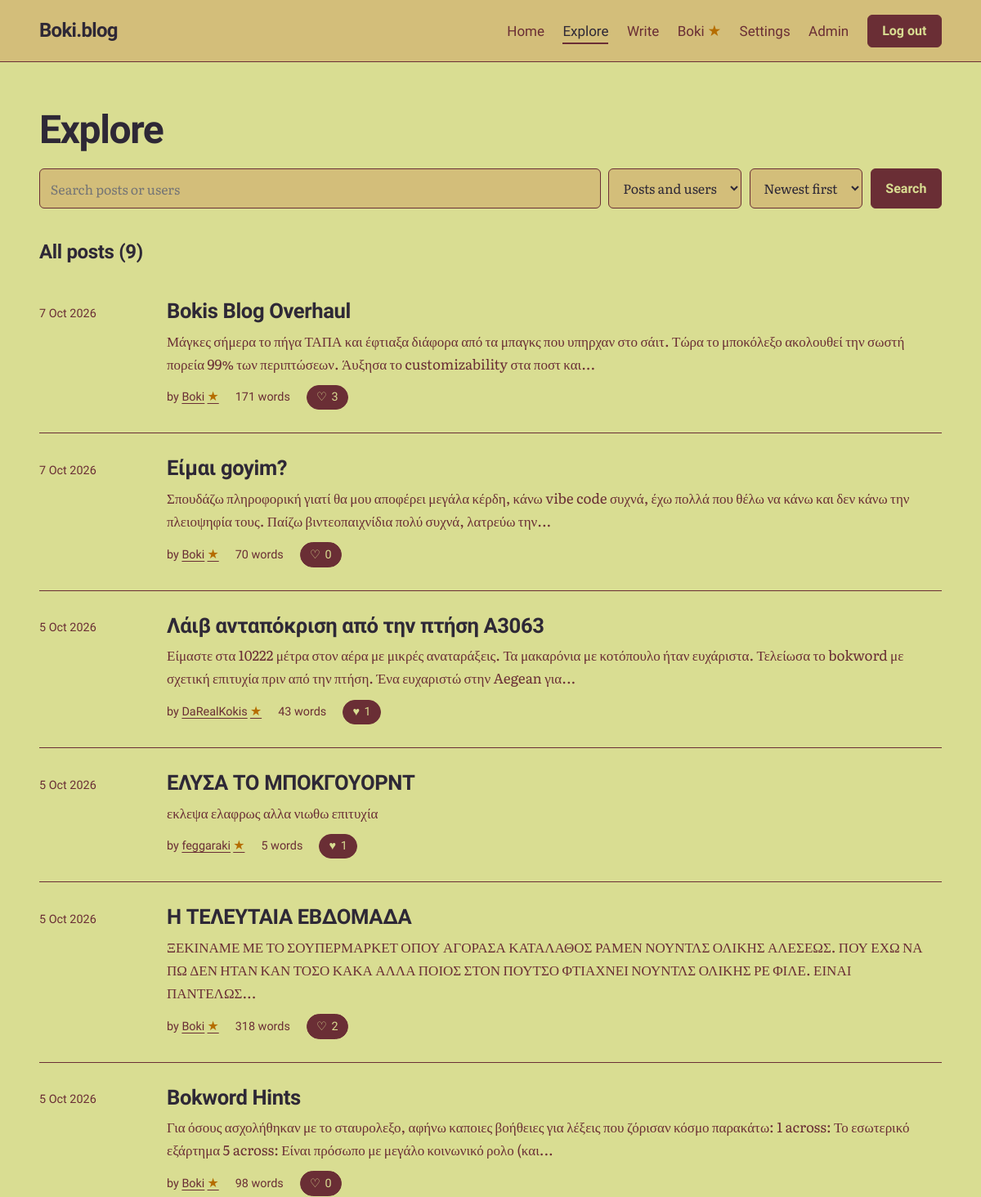
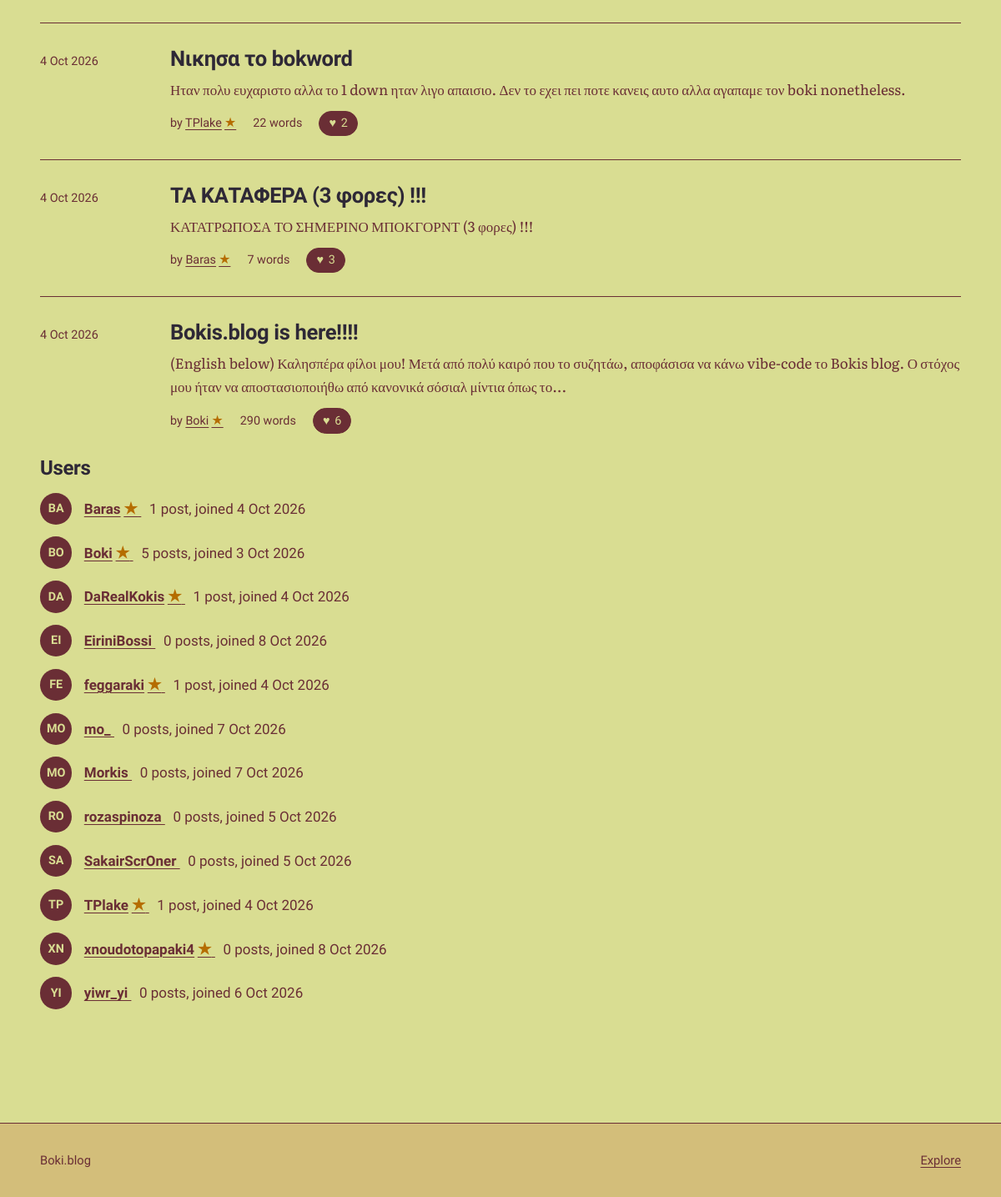
Page /explore (signed in) on the committed database (2 pictures, top to bottom).
### tables this page shows
CREATE TABLE users (
    id            INTEGER PRIMARY KEY,
    username      TEXT NOT NULL UNIQUE COLLATE NOCASE,
    password_hash TEXT NOT NULL,
    is_admin      INTEGER NOT NULL DEFAULT 0,
    created_at    TEXT NOT NULL DEFAULT (datetime('now')),
    bio           TEXT NOT NULL DEFAULT '',
    avatar        TEXT,
    profile_bg    TEXT NOT NULL DEFAULT '#D9DD92',
    profile_text  TEXT NOT NULL DEFAULT '#2E2836'
, avatar_position_x INTEGER NOT NULL DEFAULT 50, avatar_position_y INTEGER NOT NULL DEFAULT 50, bokword_victories INTEGER NOT NULL DEFAULT 0, boknections_victories INTEGER NOT NULL DEFAULT 0);

CREATE TABLE posts (
    id         INTEGER PRIMARY KEY,
    user_id    INTEGER NOT NULL REFERENCES users(id) ON DELETE CASCADE,
    title      TEXT NOT NULL,
    body       TEXT NOT NULL,
    created_at TEXT NOT NULL DEFAULT (datetime('now')),
    updated_at TEXT,
    image      TEXT,
    text_color TEXT NOT NULL DEFAULT '#2E2836',
    title_color TEXT NOT NULL DEFAULT '#2E2836',
    background_color TEXT NOT NULL DEFAULT '#D9DD92'
, accent_color TEXT NOT NULL DEFAULT '#6A2E35', surface_color TEXT NOT NULL DEFAULT '#D3BE7A', button_text_color TEXT NOT NULL DEFAULT '#D9DD92');

### app.py (the view)
@app.get("/explore")
def explore():
    q = request.args.get("q", "").strip()[:100]
    kind = request.args.get("type", "all")
    sort = request.args.get("sort", "new")
    if kind not in ("all", "posts", "users"):
        kind = "all"
    if sort not in SORTS:
        sort = "new"
    page = request.args.get("page", 1, type=int)
    users, posts, total, pages = [], [], 0, 1
    if q:
        pattern = like_pattern(q)
        if kind in ("all", "users"):
            users = db().execute(
                """SELECT u.username, u.created_at,
                          EXISTS(
                            SELECT 1 FROM crossword_completions c
                            JOIN crossword_state s ON s.id = 1
                            WHERE c.user_id = u.id AND c.puzzle_version = s.version
                          ) AS crossword_star,
                          (SELECT COUNT(*) FROM posts WHERE user_id = u.id) AS post_count
                   FROM users u WHERE u.username LIKE ? ESCAPE '\\'
                   ORDER BY u.username LIMIT 20""", (pattern,)).fetchall()
        if kind in ("all", "posts"):
            posts, total, page, pages = fetch_posts(
                "(p.title LIKE ? ESCAPE '\\' OR p.body LIKE ? ESCAPE '\\' "
                "OR u.username LIKE ? ESCAPE '\\')",
                (pattern, pattern, pattern), sort, page)
    else:
        if kind in ("all", "users"):
            users = db().execute(
                """SELECT u.username, u.created_at,
                          EXISTS(
                            SELECT 1 FROM crossword_completions c
                            JOIN crossword_state s ON s.id = 1
                            WHERE c.user_id = u.id AND c.puzzle_version = s.version
                          ) AS crossword_star,
                          (SELECT COUNT(*) FROM posts WHERE user_id = u.id) AS post_count
                   FROM users u
                   ORDER BY u.username LIMIT 20""").fetchall()
        if kind in ("all", "posts"):
            posts, total, page, pages = fetch_posts(sort=sort, page=page)
    return render_template("explore.html", q=q, kind=kind, sort=sort, users=users,
                           posts=posts, total=total, page=page, pages=pages)

### app.py (called while the page is built)
def db():
    if "db" not in g:
        g.db = sqlite3.connect(DB_PATH)
        g.db.row_factory = sqlite3.Row
        g.db.execute("PRAGMA foreign_keys = ON")
    return g.db

def get_setting(key):
    row = db().execute("SELECT value FROM settings WHERE key = ?", (key,)).fetchone()
    return row["value"] if row else None

def viewer_id():
    return g.user["id"] if g.user else -1

def boknections_enabled():
    return get_setting("boknections_enabled") == "1"

def flower_usernames():
    if "flower_users" not in g:
        g.flower_users = set()
        if boknections_enabled():
            rows = db().execute(
                "SELECT u.username FROM boknections_progress p "
                "JOIN boknections_state s ON s.id = 1 AND s.version = p.puzzle_version "
                "JOIN users u ON u.id = p.user_id WHERE p.solved = 1").fetchall()
            g.flower_users = {row["username"] for row in rows}
    return g.flower_users

def fetch_posts(where="1 = 1", params=(), sort="new", page=1):
    total = db().execute(
        f"SELECT COUNT(*) {POST_FROM} WHERE {where}", params).fetchone()[0]
    pages = max(1, -(-total // PER_PAGE))
    page = min(max(page, 1), pages)
    rows = db().execute(
        f"SELECT {POST_COLS} {POST_FROM} WHERE {where} "
        f"ORDER BY {SORTS[sort]} LIMIT ? OFFSET ?",
        (viewer_id(), *params, PER_PAGE, (page - 1) * PER_PAGE)).fetchall()
    return rows, total, page, pages

@app.after_request
def security_headers(resp):
    resp.headers["Content-Security-Policy"] = (
        "default-src 'self'; style-src 'self' 'unsafe-inline' https://fonts.googleapis.com; "
        "font-src https://fonts.gstatic.com; img-src 'self' data:; "
        "form-action 'self'; frame-ancestors 'none'; base-uri 'self'")
    resp.headers["X-Content-Type-Options"] = "nosniff"
    resp.headers["Referrer-Policy"] = "same-origin"
    return resp

@app.context_processor
def inject_site():
    return {"site_name": app.config["SITE_NAME"]}

def parse_ts(value):
    return datetime.strptime(value, "%Y-%m-%d %H:%M:%S")

@app.template_filter("date")
def date_filter(value):
    dt = parse_ts(value)
    return f"{dt.day} {dt:%b %Y}"

@app.template_filter("iso")
def iso_filter(value):
    return parse_ts(value).strftime("%Y-%m-%d")

@app.template_filter("wordcount")
def wordcount_filter(text):
    return len(text.split())

### templates/explore.html (shortened to what this page needs)
{% extends "base.html" %}
{% from "_macros.html" import post_row, pager with context %}
{% from "_macros.html" import user_name %}
{% block content %}
<div class="wrap page">
  <h1 class="page-title">Explore</h1>
  <form class="search" method="get" action="{{ url_for('explore') }}" role="search">
    <input id="q" name="q" type="search" value="{{ q }}" placeholder="Search posts or users" maxlength="100" autocomplete="off">
    <select id="type" name="type">
      <option value="all" {% if kind == 'all' %}selected{% endif %}>Posts and users</option>
    </select>
    <select id="sort" name="sort">
      <option value="new" {% if sort == 'new' %}selected{% endif %}>Newest first</option>
    </select>
    <button class="button" type="submit">Search</button>
  </form>
  {% set next = request.full_path.rstrip('?') %}
  {% if q %}
    {% if kind in ('all', 'posts') %}
      <section aria-labelledby="posts-title">
        <h2 class="section-title" id="posts-title">Posts ({{ total }})</h2>
        {% if posts %}
          <ol class="post-list">{% for p in posts %}{{ post_row(p, next) }}{% endfor %}</ol>
          {{ pager('explore', page, pages, {'q': q, 'type': kind, 'sort': sort}) }}
        {% else %}
          <p class="empty">No posts match &ldquo;{{ q }}&rdquo;. Try fewer or different words.</p>
        {% endif %}
      </section>
    {% endif %}
    {% if kind in ('all', 'users') %}
      <section aria-labelledby="users-title">
        <h2 class="section-title" id="users-title">Users</h2>
        {% if users %}
          <ul class="user-list">
            {% for u in users %}
              <li>
                <span class="avatar small" aria-hidden="true">{{ u.username[:2]|upper }}</span>
                <div>
                  <a href="{{ url_for('profile', username=u.username) }}">{{ user_name(u.username, u.crossword_star) }}</a>
                  <span class="muted">{{ u.post_count }} {{ 'post' if u.post_count == 1 else 'posts' }}, joined {{ u.created_at|date }}</span>
                </div>
              </li>
            {% endfor %}
          </ul>
        {% else %}
          <p class="empty">No users match &ldquo;{{ q }}&rdquo;.</p>
        {% endif %}
      </section>
    {% endif %}
  {% else %}
    {% if kind in ('all', 'posts') %}
      <section aria-labelledby="all-title">
        <h2 class="section-title" id="all-title">All posts ({{ total }})</h2>
        {% if posts %}
          <ol class="post-list">{% for p in posts %}{{ post_row(p, next) }}{% endfor %}</ol>
        {% else %}
          <p class="empty">Nothing has been published yet.</p>
        {% endif %}
      </section>
    {% endif %}
    {% if kind in ('all', 'users') %}
      <section aria-labelledby="users-title">
        <h2 class="section-title" id="users-title">Users</h2>
        {% if users %}
          <ul class="user-list">
            {% for u in users %}
              <li>
                <span class="avatar small" aria-hidden="true">{{ u.username[:2]|upper }}</span>
                <div>
                  <a href="{{ url_for('profile', username=u.username) }}">{{ user_name(u.username, u.crossword_star) }}</a>
                  <span class="muted">{{ u.post_count }} {{ 'post' if u.post_count == 1 else 'posts' }}, joined {{ u.created_at|date }}</span>
                </div>
              </li>
            {% endfor %}
          </ul>
        {% else %}
          <p class="empty">No users have joined yet.</p>
        {% endif %}
      </section>
    {% endif %}
  {% endif %}
</div>
{% endblock %}

### templates/_macros.html (shortened to what this page needs)
{% macro like_button(post, next) %}
  {% if g.user %}
    <form class="inline-form" method="post" action="{{ url_for('toggle_like', post_id=post.id) }}">
      <button class="like {% if post.liked %}is-liked{% endif %}" type="submit" aria-pressed="{{ 'true' if post.liked else 'false' }}">
        <span aria-hidden="true">{{ '♥' if post.liked else '♡' }}</span>
        {{ post.like_count }}
      </button>
    </form>
  {% else %}
    <a class="like" href="{{ url_for('login', next=next) }}">
      <span aria-hidden="true">♡</span> {{ post.like_count }}
      <span class="sr">{{ 'like' if post.like_count == 1 else 'likes' }}, log in to like</span>
    </a>
  {% endif %}
{% endmacro %}
{% macro user_name(username, crossword_star=false) %}
  {{ username }}{% if crossword_star %}<span class="achievement-star" role="img" aria-label="Solved the current Weekly Bokword" title="Solved the current Weekly Bokword">★</span>{% endif %}
{% endmacro %}
{% macro post_row(post, next) %}
  <li class="post-item">
    <time datetime="{{ post.created_at|iso }}">{{ post.created_at|date }}</time>
    <div>
      <h3><a href="{{ url_for('post', post_id=post.id) }}">{{ post.title }}</a></h3>
      <p>{{ post.body|excerpt }}</p>
      <ul class="meta">
        <li>by <a href="{{ url_for('profile', username=post.username) }}">{{ user_name(post.username, post.crossword_star) }}</a></li>
        <li>{{ post.body|wordcount }} {{ 'word' if (post.body|wordcount) == 1 else 'words' }}</li>
        <li>{{ like_button(post, next) }}</li>
      </ul>
    </div>
  </li>
{% endmacro %}

### static/style.css (style rules this page uses)
:root { --bg: #D9DD92; --surface: #D3BE7A; --ink: #2E2836; --chrome-ink: var(--ink); --ink-soft: #6A2E35; --line: #6A2E35; --accent: #6A2E35; --accent-ink: #D9DD92; --mark: #D3BE7A; --danger: #6A2E35; --ok: #2E2836; --font-display: "Bricolage Grotesque", "Helvetica Neue", Arial, sans-serif; --font-body: "Literata", Georgia, "Times New Roman", serif; --measure: 38rem; --page: 72rem; --gap: clamp(1.25rem, 4vw, 3rem); }
*, *::before, *::after { box-sizing: border-box; }
html { -webkit-text-size-adjust: 100%; }
body { margin: 0; min-height: 100vh; display: flex; flex-direction: column; background: var(--bg); color: var(--ink); font-family: var(--font-body); font-size: 1.0625rem; line-height: 1.65; }
a { color: var(--accent); text-underline-offset: 0.2em; text-decoration-thickness: 1px; }
h1, h2, h3, h4 { font-family: var(--font-display); line-height: 1.12; letter-spacing: -0.015em; margin: 0; }
.wrap { width: min(100% - 2 * var(--gap), var(--page)); margin-inline: auto; }
.muted { color: var(--ink-soft); }
.inline-form { display: inline; margin: 0; }
.achievement-star { color: #B56D00; font-size: 1.1em; line-height: 1; margin-left: 0.2em; vertical-align: baseline; }
.section-title { font-size: 1.5rem; font-weight: 700; margin-bottom: 1rem; }
.meta { display: flex; flex-wrap: wrap; align-items: center; gap: 0.25rem 1.25rem; margin: 0; padding: 0; list-style: none; font-family: var(--font-display); font-size: 0.9rem; color: var(--ink-soft); }
.like { display: inline-flex; align-items: center; gap: 0.35rem; padding: 0.15rem 0.7rem; border-radius: 999px; border: 1px solid var(--accent); background: var(--accent); color: var(--accent-ink); font: inherit; font-family: var(--font-display); font-size: 0.9rem; cursor: pointer; text-decoration: none; }
.like.is-liked { background: var(--accent); border-color: var(--accent); color: var(--accent-ink); }
.page { padding-block: clamp(2rem, 5vw, 3.5rem) clamp(3rem, 8vw, 6rem); }
.page-title { font-size: clamp(2rem, 5vw, 3rem); font-weight: 800; letter-spacing: -0.03em; margin-bottom: 1.25rem; }
.post-list { list-style: none; margin: 0; padding: 0; }
.post-item { display: grid; grid-template-columns: 8rem minmax(0, 1fr); gap: 0.5rem 1.75rem; padding-block: 1.75rem; border-top: 1px solid var(--line); }
.post-item:first-child { border-top: 0; }
.post-item time { font-family: var(--font-display); font-size: 0.9rem; color: var(--ink-soft); padding-top: 0.35rem; }
.post-item h3 { font-size: 1.6rem; font-weight: 700; margin-bottom: 0.5rem; }
.post-item h3 a { color: var(--ink); text-decoration: none; }
.post-item p { margin: 0 0 0.75rem; color: var(--ink-soft); }
.search { display: flex; flex-wrap: wrap; gap: 0.6rem; margin-bottom: 2.5rem; }
.search input[type="search"] { flex: 1 1 16rem; }
.search select { flex: 0 1 auto; }
.user-list { list-style: none; margin: 0 0 2.5rem; padding: 0; display: grid; gap: 0.9rem; }
.user-list li { display: flex; align-items: center; gap: 0.9rem; font-family: var(--font-display); }
.user-list a { font-weight: 600; margin-right: 0.6rem; }
.avatar { width: 4rem; height: 4rem; flex: none; border-radius: 50%; background: var(--accent); color: var(--accent-ink); display: grid; place-items: center; font-family: var(--font-display); font-weight: 800; font-size: 1.4rem; object-fit: cover; }
.avatar.small { width: 2.4rem; height: 2.4rem; font-size: 0.9rem; }
input[type="text"], input[type="password"], input[type="search"], select, textarea { width: 100%; padding: 0.65rem 0.8rem; border: 1px solid var(--line); border-radius: 6px; background: var(--surface); color: var(--ink); font: inherit; font-size: 1rem; }
select { width: auto; }
.button { display: inline-block; padding: 0.6rem 1.1rem; border: 1px solid var(--accent); border-radius: 6px; background: var(--accent); color: var(--accent-ink); font-family: var(--font-display); font-weight: 600; font-size: 1rem; text-decoration: none; cursor: pointer; }

### rows in the picture
users: username "Boki", username "BO", post_count "5", post_count "posts", created_at "3 Oct 2026"
posts: created_at "7 Oct 2026", title "Bokis Blog Overhaul", body|excerpt "Μάγκες σήμερα το πήγα ΤΑΠΑ και έφτιαξα διάφορα από τα μπαγκς που υπηρχαν στο σάιτ. Τώρα το μποκόλεξο ακολουθεί την σωστή πορεία 99% των περιπτώσεων. Άυξησα το customizability στα ποστ και...", body "171", body "words", liked "♡", like_count "3"
posts: created_at "7 Oct 2026", title "Είμαι goyim?", body|excerpt "Σπουδάζω πληροφορική γιατί θα μου αποφέρει μεγάλα κέρδη, κάνω vibe code συχνά, έχω πολλά που θέλω να κάνω και δεν κάνω την πλειοψηφία τους. Παίζω βιντεοπαιχνίδια πολύ συχνά, λατρεύω την...", body "70", body "words", liked "♡", like_count "0"
posts: created_at "5 Oct 2026", title "Λάιβ ανταπόκριση από την πτήση Α3063", body|excerpt "Είμαστε στα 10222 μέτρα στον αέρα με μικρές αναταράξεις. Τα μακαρόνια με κοτόπουλο ήταν ευχάριστα. Τελείωσα το bokword με σχετική επιτυχία πριν από την πτήση. Ένα ευχαριστώ στην Aegean για...", body "43", body "words", liked "♥", like_count "1"
users: username "DaRealKokis", username "DA", post_count "1", post_count "post", created_at "4 Oct 2026"
posts: created_at "5 Oct 2026", title "ΕΛΥΣΑ ΤΟ ΜΠΟΚΓΟΥΟΡΝΤ", body|excerpt "εκλεψα ελαφρως αλλα νιωθω επιτυχία", body "5", body "words", liked "♥", like_count "1"
users: username "feggaraki", username "FE", post_count "1", post_count "post", created_at "4 Oct 2026"
posts: created_at "5 Oct 2026", title "Η ΤΕΛΕΥΤΑΙΑ ΕΒΔΟΜΑΔΑ", body|excerpt "ΞΕΚΙΝΑΜΕ ΜΕ ΤΟ ΣΟΥΠΕΡΜΑΡΚΕΤ ΟΠΟΥ ΑΓΟΡΑΣΑ ΚΑΤΑΛΑΘΟΣ ΡΑΜΕΝ ΝΟΥΝΤΛΣ ΟΛΙΚΗΣ ΑΛΕΣΕΩΣ. ΠΟΥ ΕΧΩ ΝΑ ΠΩ ΔΕΝ ΗΤΑΝ ΚΑΝ ΤΟΣΟ ΚΑΚΑ ΑΛΛΑ ΠΟΙΟΣ ΣΤΟΝ ΠΟΥΤΣΟ ΦΤΙΑΧΝΕΙ ΝΟΥΝΤΛΣ ΟΛΙΚΗΣ ΡΕ ΦΙΛΕ. ΕΙΝΑΙ ΠΑΝΤΕΛΩΣ...", body "318", body "words", liked "♡", like_count "2"
posts: created_at "5 Oct 2026", title "Bokword Hints", body|excerpt "Για όσους ασχολήθηκαν με το σταυρολεξο, αφήνω καποιες βοήθειες για λέξεις που ζόρισαν κόσμο παρακάτω: 1 across: Το εσωτερικό εξάρτημα 5 across: Είναι πρόσωπο με μεγάλο κοινωνικό ρολο (και...", body "98", body "words", liked "♡", like_count "0"
posts: created_at "4 Oct 2026", title "Νικησα το bokword", body|excerpt "Ηταν πολυ ευχαριστο αλλα το 1 down ηταν λιγο απαισιο. Δεν το εχει πει ποτε κανεις αυτο αλλα αγαπαμε τον boki nonetheless.", body "22", body "words", liked "♥", like_count "2"
users: username "TPlake", username "TP", post_count "1", post_count "post", created_at "4 Oct 2026"
posts: created_at "4 Oct 2026", title "ΤΑ ΚΑΤΑΦΕΡΑ (3 φορες) !!!", body|excerpt "ΚΑΤΑΤΡΩΠΟΣΑ ΤΟ ΣΗΜΕΡΙΝΟ ΜΠΟΚΓΟΡΝΤ (3 φορες) !!!", body "7", body "words", liked "♥", like_count "3"
users: username "Baras", username "BA", post_count "1", post_count "post", created_at "4 Oct 2026"
posts: created_at "4 Oct 2026", title "Bokis.blog is here!!!!", body|excerpt "(English below) Καλησπέρα φίλοι μου! Μετά από πολύ καιρό που το συζητάω, αποφάσισα να κάνω vibe-code το Bokis blog. Ο στόχος μου ήταν να αποστασιοποιήθω από κανονικά σόσιαλ μίντια όπως το...", body "290", body "words", liked "♥", like_count "6"
users: username "EI", username "EiriniBossi", post_count "0", post_count "posts", created_at "8 Oct 2026"
users: username "MO", username "mo_", post_count "0", post_count "posts", created_at "7 Oct 2026"
users: username "MO", username "Morkis", post_count "0", post_count "posts", created_at "7 Oct 2026"
users: username "RO", username "rozaspinoza", post_count "0", post_count "posts", created_at "5 Oct 2026"
users: username "SA", username "SakairScrOner", post_count "0", post_count "posts", created_at "5 Oct 2026"
users: username "XN", username "xnoudotopapaki4", post_count "0", post_count "posts", created_at "8 Oct 2026"
users: username "YI", username "yiwr_yi", post_count "0", post_count "posts", created_at "6 Oct 2026"

### other values in the picture
{{ site_name }} "Boki.blog"
{{ total }} "9"
